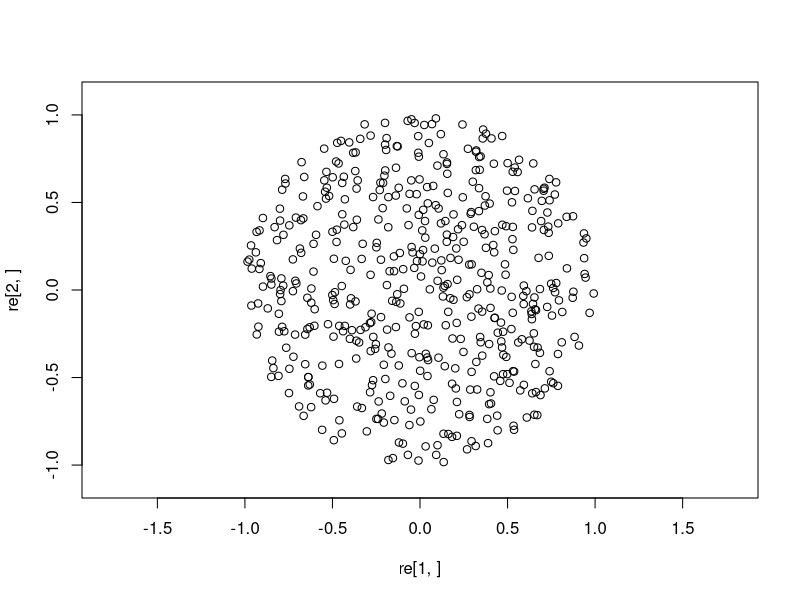
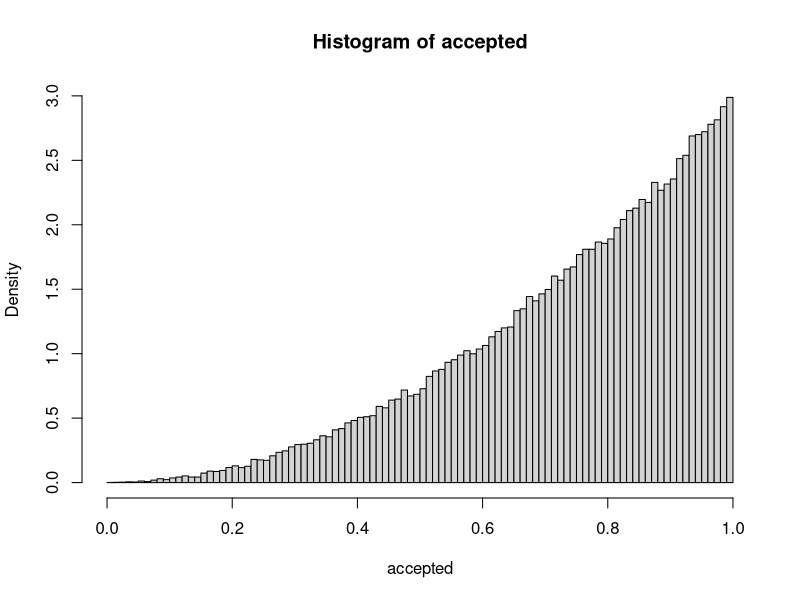

The R script that drew these images, in order:
## ---- chunk 1
knitr::opts_chunk$set(echo = TRUE)
## ---- chunk 2
point <- function(){
  z=2
  while(length(z)==1){
  x = 2*runif(1) -1
  y = 2*runif(1) -1
if (x^2 + y^2 <1) { z<-c(x,y)}
  }
  z
}
## ---- chunk 3
 re=replicate(500, point())
 plot(re[1,], re[2,], xlim=c(-1.1,1.1), ylim=c(-1.1,1.1), asp=1)
## ---- chunk 4
samplef <- function(){
x=-1
while(x==-1){
y = runif(1)
u = runif(1)
if( u*3 < 3*(y^2)){ x<- y}
}
x
}
## ---- chunk 5
accepted=replicate(100000, samplef())
B = seq(0, 1, by=0.01)
hist(accepted, prob=TRUE, B)
